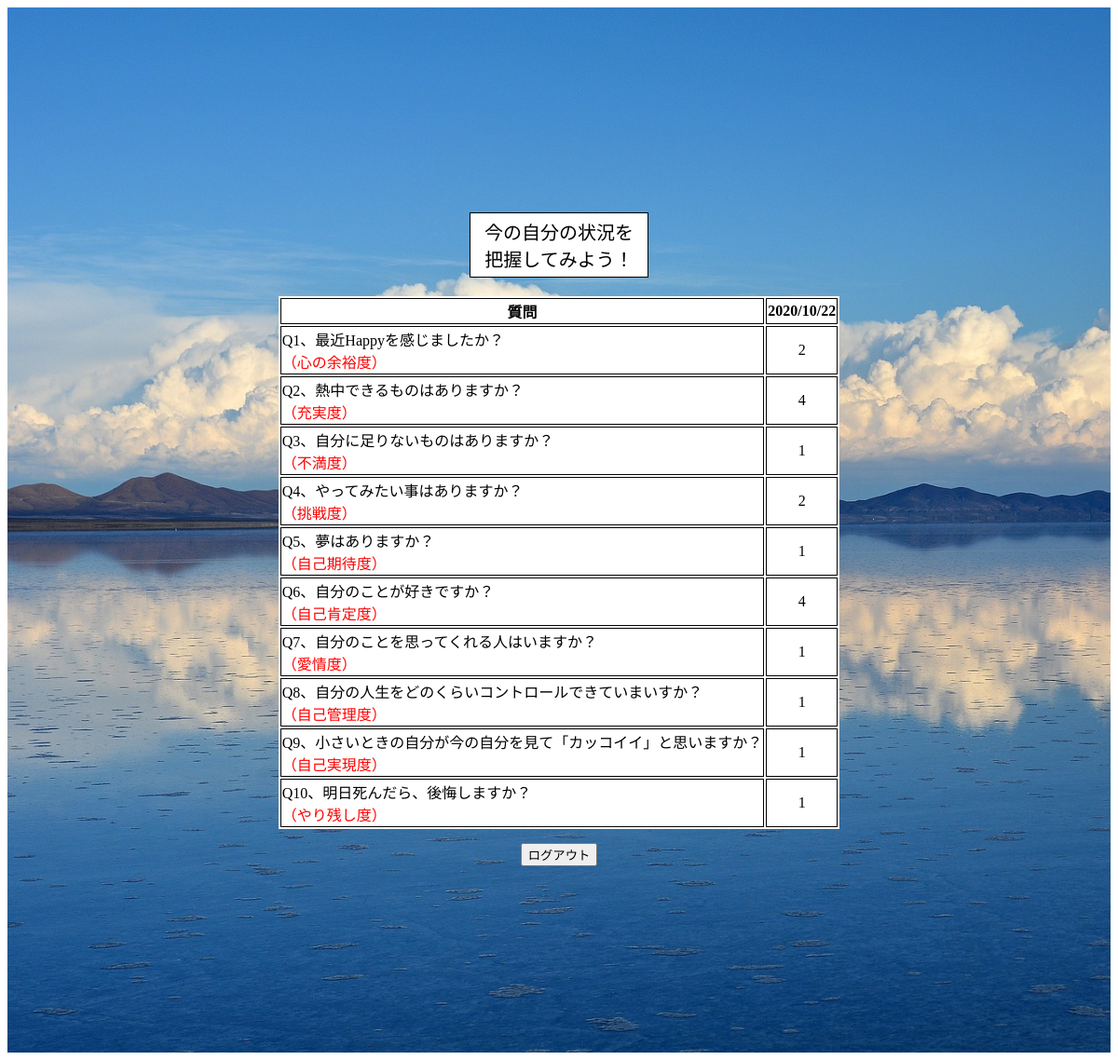
Screenshot of /n_dbtest (signed in) with the database file from the repository.
### tables this page shows
CREATE TABLE "question" (
	"id"	INTEGER,
	"user_id"	INTEGER,
	"question_id"	INTEGER,
	"anser"	INTEGER,
	"date"	INTEGER,
	PRIMARY KEY("id" AUTOINCREMENT)
);

### app.py (the view)
@app.route("/n_dbtest")
def n_dbtest():
    user_id=session['user_id']
    conn = sqlite3.connect("hitoiki.db")
    c = conn.cursor()
    c.execute("select anser  from question where question_id = 1")
    n_list1 = c.fetchone()
    print(n_list1)
    c.execute("select anser  from question where question_id = 2")
    n_list2 = c.fetchone()
    print(n_list2)
    c.execute("select anser  from question where question_id = 3")
    n_list3 = c.fetchone()
    c.execute("select anser  from question where question_id = 4")
    n_list4 = c.fetchone()
    c.execute("select anser  from question where question_id = 5")
    n_list5 = c.fetchone()
    c.execute("select anser  from question where question_id = 6")
    n_list6 = c.fetchone()
    c.execute("select anser  from question where question_id = 7")
    n_list7 = c.fetchone()
    c.execute("select anser  from question where question_id = 8")
    n_list8 = c.fetchone()
    c.execute("select anser  from question where question_id = 9")
    n_list9 = c.fetchone()
    c.execute("select anser  from question where question_id = 10")
    n_list10 = c.fetchone()
    c.execute("select date  from question where question_id = 1 order by id desc")
    n_time = c.fetchone()
    print(n_time)
    c.close()
    return render_template("n_result.html",n_list1=n_list1, n_list2=n_list2, n_list3=n_list3 ,n_list4=n_list4, n_list5=n_list5, n_list6=n_list6, n_list7=n_list7, n_list8=n_list8,n_list9=n_list9, n_list10=n_list10, n_time=n_time)

### templates/n_result.html
{% extends 'base.html' %}
{% block content %}
<div class="container no_padding">
    <p class="result_title">今の自分の状況を<br>把握してみよう！</p>
    <form action="/result">
        <table>
            <tr>
                <th>質問</th>
                <th>{{n_time[0]}}</th>
            </tr>
            <tr>
                <td class="result_q">Q1、最近Happyを感じましたか？<br><span class="comment">（心の余裕度）</span></td>
                <td>{{n_list1[0]}}</td>
            </tr>
            <tr>
                <td class="result_q">Q2、熱中できるものはありますか？<br><span class="comment">（充実度）</span></td>
                <td>{{n_list2[0]}}</td>
            </tr>
            <tr>
                <td class="result_q">Q3、自分に足りないものはありますか？<br><span class="comment">（不満度）</span></td>
                <td>{{n_list3[0]}}</td>
            </tr>
            <tr>
                <td class="result_q">Q4、やってみたい事はありますか？<br><span class="comment">（挑戦度）</span></td>
                <td>{{n_list4[0]}}</td>
            </tr>
            <tr>
                <td class="result_q">Q5、夢はありますか？<br><span class="comment">（自己期待度）</span></td>
                <td>{{n_list5[0]}}</td>
            </tr>
            <tr>
                <td class="result_q">Q6、自分のことが好きですか？<br><span class="comment">（自己肯定度）</span></td>
                <td>{{n_list6[0]}}</td>
            </tr>
            <tr>
                <td class="result_q">Q7、自分のことを思ってくれる人はいますか？<br><span class="comment">（愛情度）</span></td>
                <td>{{n_list7[0]}}</td>
            </tr>
            <tr>
                <td class="result_q">Q8、自分の人生をどのくらいコントロールできていまいすか？<br><span class="comment">（自己管理度）</span></td>
                <td>{{n_list8[0]}}</td>
            </tr>
            <tr>
                <td class="result_q">Q9、小さいときの自分が今の自分を見て「カッコイイ」と思いますか？<br><span class="comment">（自己実現度）</span></td>
                <td>{{n_list9[0]}}</td>
            </tr>
            <tr>
                <td class="result_q">Q10、明日死んだら、後悔しますか？<br><span class="comment">（やり残し度）</span></td>
                <td>{{n_list10[0]}}</td>
            </tr>
        </table>
    </form>
    <input type="button" class="logout_btn" value="ログアウト" onclick="location.href='/logout'">
</div>
{% endblock %}

### static/css/style.css (style rules this page uses)
.container { padding: 200px; text-align: center; background-size: contain; background-size: cover; background-repeat: repeat-y; background-image: url("../images/bolivia-1802042_1920.jpg"); }
.login_btn,.regist_btn,.first_btn,.logout_btn { text-align: center; margin-top: 15px; }
table { margin: 0 auto; background-color: white; }
table th, table td { text-align: center; border: 1px solid black; }
.result_q { text-align: left; }
.result_title { margin-bottom: 20px; display: inline-block; background-color: white; border: 1px solid black; font-size: 20px; padding: 5px 15px; }
.comment { color: red; }

### static/css/style_sp.css (style rules this page uses)
.container { padding: 20px; text-align: center; background-size: cover; background-repeat: repeat-y; background-image: url("../images/bolivia-1802042_1920.jpg"); margin-top: 150px; }
.no_padding { margin-top: 10px; }
.login_btn,.regist_btn,.first_btn,.logout_btn { text-align: center; margin-top: 15px; }
table { margin: 0 auto; background-color: white; }
table th { text-align: center; border: 1px solid black; font-size: 10px; }
table td { text-align: center; border: 1px solid black; }
.result_q { text-align: left; }
.result_title { margin-bottom: 20px; display: inline-block; background-color: white; border: 1px solid black; font-size: 20px; padding: 5px 15px; }
.comment { color: red; }

### rows the page displays
question: date "2020/10/22"
question: anser "2"
question: anser "4"
question: anser "1"
question: anser "2"
question: anser "1"
question: anser "4"
question: anser "1"
question: anser "1"
question: anser "1"
question: anser "1"
